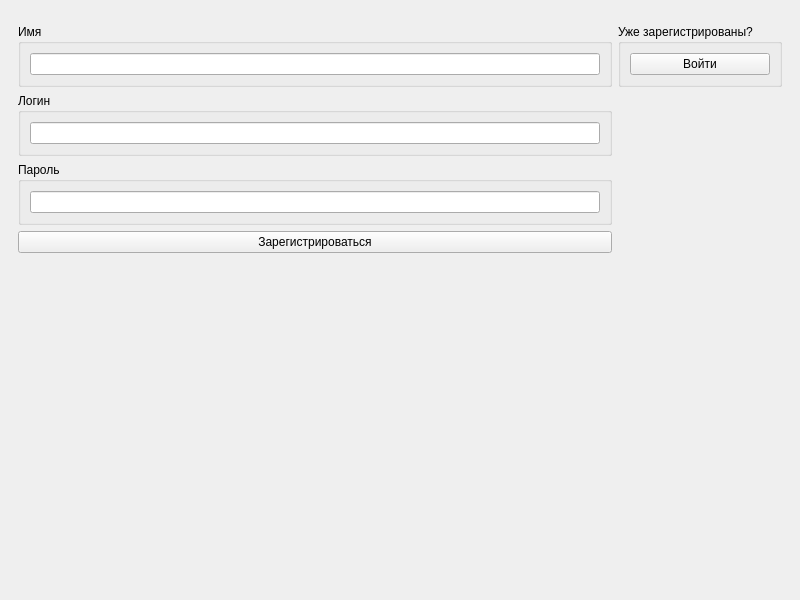
<?xml version="1.0" encoding="UTF-8"?>
<ui version="4.0">
 <class>RegisterPage</class>
 <widget class="QMainWindow" name="RegisterPage">
  <property name="geometry">
   <rect>
    <x>0</x>
    <y>0</y>
    <width>800</width>
    <height>600</height>
   </rect>
  </property>
  <property name="minimumSize">
   <size>
    <width>700</width>
    <height>500</height>
   </size>
  </property>
  <property name="windowTitle">
   <string>p2p-app</string>
  </property>
  <widget class="QWidget" name="centralwidget">
   <layout class="QVBoxLayout" name="verticalLayout">
    <item>
     <widget class="QWidget" name="widget" native="true"/>
    </item>
    <item>
     <widget class="QWidget" name="widget_2" native="true">
      <layout class="QGridLayout" name="gridLayout">
       <item row="0" column="0">
        <widget class="QGroupBox" name="groupBox">
         <property name="title">
          <string>Имя</string>
         </property>
         <layout class="QVBoxLayout" name="verticalLayout_2">
          <item>
           <widget class="QLineEdit" name="lineEdit"/>
          </item>
         </layout>
        </widget>
       </item>
       <item row="3" column="0">
        <widget class="QPushButton" name="pushButton">
         <property name="text">
          <string>Зарегистрироваться</string>
         </property>
        </widget>
       </item>
       <item row="2" column="0">
        <widget class="QGroupBox" name="groupBox_3">
         <property name="title">
          <string>Пароль</string>
         </property>
         <layout class="QVBoxLayout" name="verticalLayout_4">
          <item>
           <widget class="QLineEdit" name="lineEdit_3"/>
          </item>
         </layout>
        </widget>
       </item>
       <item row="1" column="0">
        <widget class="QGroupBox" name="groupBox_2">
         <property name="title">
          <string>Логин</string>
         </property>
         <layout class="QVBoxLayout" name="verticalLayout_3">
          <item>
           <widget class="QLineEdit" name="lineEdit_2"/>
          </item>
         </layout>
        </widget>
       </item>
       <item row="0" column="1">
        <widget class="QGroupBox" name="groupBox_4">
         <property name="title">
          <string>Уже зарегистрированы?</string>
         </property>
         <layout class="QVBoxLayout" name="verticalLayout_5">
          <item>
           <widget class="QPushButton" name="pushButton_2">
            <property name="text">
             <string>Войти</string>
            </property>
           </widget>
          </item>
         </layout>
        </widget>
       </item>
      </layout>
     </widget>
    </item>
    <item>
     <spacer name="verticalSpacer">
      <property name="orientation">
       <enum>Qt::Vertical</enum>
      </property>
      <property name="sizeHint" stdset="0">
       <size>
        <width>20</width>
        <height>40</height>
       </size>
      </property>
     </spacer>
    </item>
   </layout>
  </widget>
  <widget class="QMenuBar" name="menubar">
   <property name="geometry">
    <rect>
     <x>0</x>
     <y>0</y>
     <width>800</width>
     <height>24</height>
    </rect>
   </property>
  </widget>
 </widget>
 <resources/>
 <connections/>
</ui>
